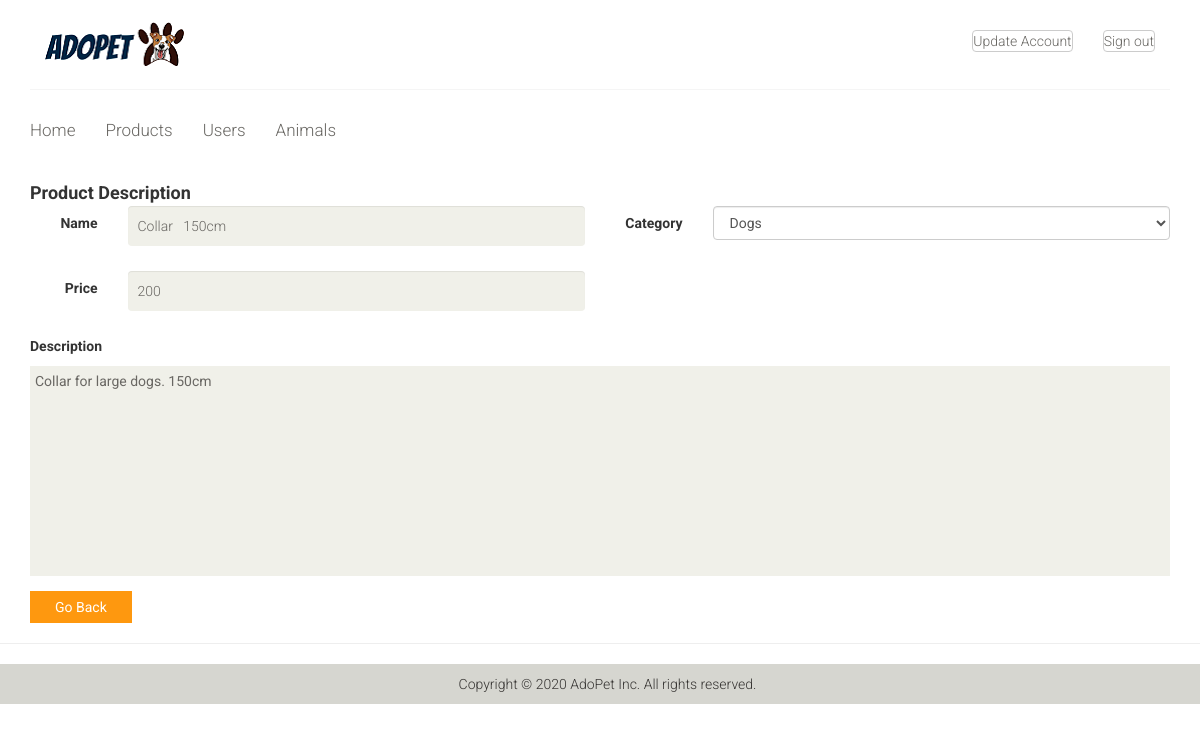
Screenshot of /admin/products_desc_modal.php?id=2 (signed in) with the database file from the repository.
### tables this page shows
CREATE TABLE IF NOT EXISTS `products` (
  `id` int(11) NOT NULL AUTO_INCREMENT,
  `category_id` int(11) NOT NULL,
  `name` text NOT NULL,
  `description` text NOT NULL,
  `price` double NOT NULL,
  `photo` varchar(200) NOT NULL,
  `date_view` date DEFAULT NULL,
  `counter` int(11) DEFAULT NULL,
  PRIMARY KEY (`id`)
);

### admin/products_desc_modal.php (the view, shortened to what this page needs)
  <?php include 'includes/session.php'; ?>
  <?php
$id = $_GET["id"];
$conn = $pdo->open();
$stmt = $conn->prepare("SELECT * FROM products WHERE id=:id");
			$stmt->execute(['id'=>$id]);
	    $product = $stmt->fetch();
      $name = $product['name'];
      $category = $product['category_id'];
      $price = $product['price'];
      $description = $product['description'];
?>
<?php include 'includes/header.php'; ?>
<body>
<div class="wrapper">
<?php include 'includes/navbar.php'; ?>
  <?php include 'includes/menubar.php'; ?>
		</div>
<div class="content-wrapper">
<div class="container">
<div class="signup-form" id="edit">
              <h4 class="modal-title"><b>Product Description</b></h4>
              <form class="form-horizontal" method="POST" action="products_edit.php">
                <div class="form-group">
                  <label for="edit_name" class="col-sm-1 control-label">Name</label>
                  <div class="col-sm-5">
                    <input type="text" class="form-control" id="edit_name" name="name" value="<?php echo $name;?>">  </div>
                  <label for="edit_category" class="col-sm-1 control-label">Category</label>
                  <div class="col-sm-5">
                    <select class="form-control" id="edit_category" name="category" value="<?php echo $category;?>">
                      <?php
                        $conn = $pdo->open();
                        $stmt = $conn->prepare("SELECT * FROM category WHERE id=$category");
                        $stmt->execute();
                        foreach($stmt as $crow){
                          $selected = ($crow['id'] == $catid) ? 'selected' : '';
                          echo "
                            <option value='".$crow['id']."' ".$selected.">".$crow['name']."</option>
                          ";
                        }
                      ?>
                    </select>
                  </div>
                </div>
                <div class="form-group">
                  <label for="edit_price" class="col-sm-1 control-label">Price</label>
                  <div class="col-sm-5">
                    <input type="text" class="form-control" id="edit_price" name="price" value="<?php echo $price;?>">
                  </div>
                </div>
                <p><b>Description</b></p>
                <div class="form-group">
                  <div class="col-sm-12">
                    <textarea id="editor2" name="description" rows="10" cols="80"><?php echo $description;?></textarea>
                  </div>
                </div>
			      	<button  onclick="history.back()" type="button" class="btn btn-default btn-flat pull-left" ><i class="fa fa-close"></i>Go Back</button>
            	</form>
</div>
</div>
</div>
<hr>
<?php include 'includes/footer.php'; ?>
</body>
</html>

### css/main.css (style rules this page uses)
body { font-family: 'Roboto', sans-serif; position: relative; font-weight: 400px; }
h1, h2, h3, h4, h5, h6 { font-family: 'Roboto', sans-serif; }
.login-form form , .signup-form form input { background: #F0F0E9; border: medium none; color: #696763; display: block; font-family: 'Roboto', sans-serif; font-size: 14px; font-weight: 300; height: 40px; margin-bottom: 10px; outline: medium none; padding-left: 10px; width: 100%; }
.login-form form button, .signup-form form button { background: #FE980F; border: medium none; border-radius: 0; color: #FFFFFF; display: block; font-family: 'Roboto', sans-serif; padding: 6px 25px; }
.user_info input, select, textarea { background: #F0F0E9; border: 0; color: #696763; padding: 5px; width: 100%; border-radius: 0; resize: none }

### rows the page displays
products: name "Collar 150cm", price "200", description "Collar for large dogs. 150cm"

### other values shown
form field category "Dogs"
